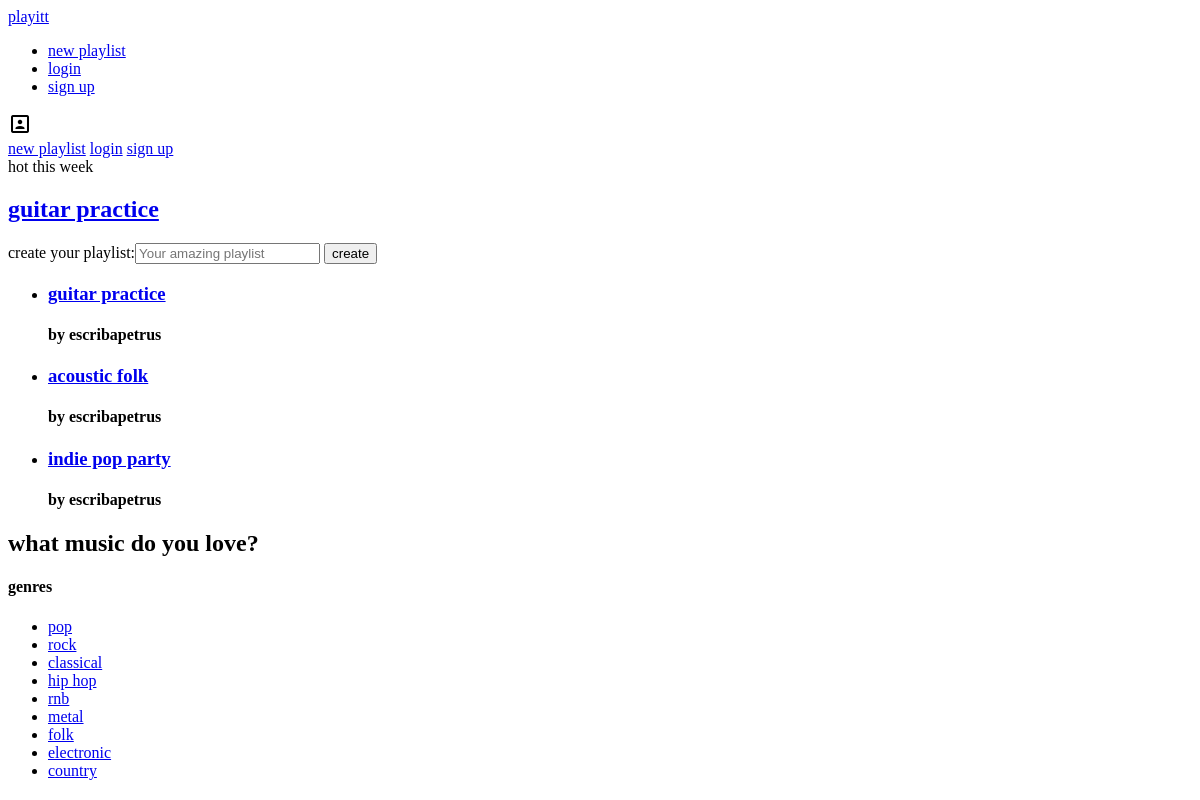
/, run on an earlier commit of the app's database.
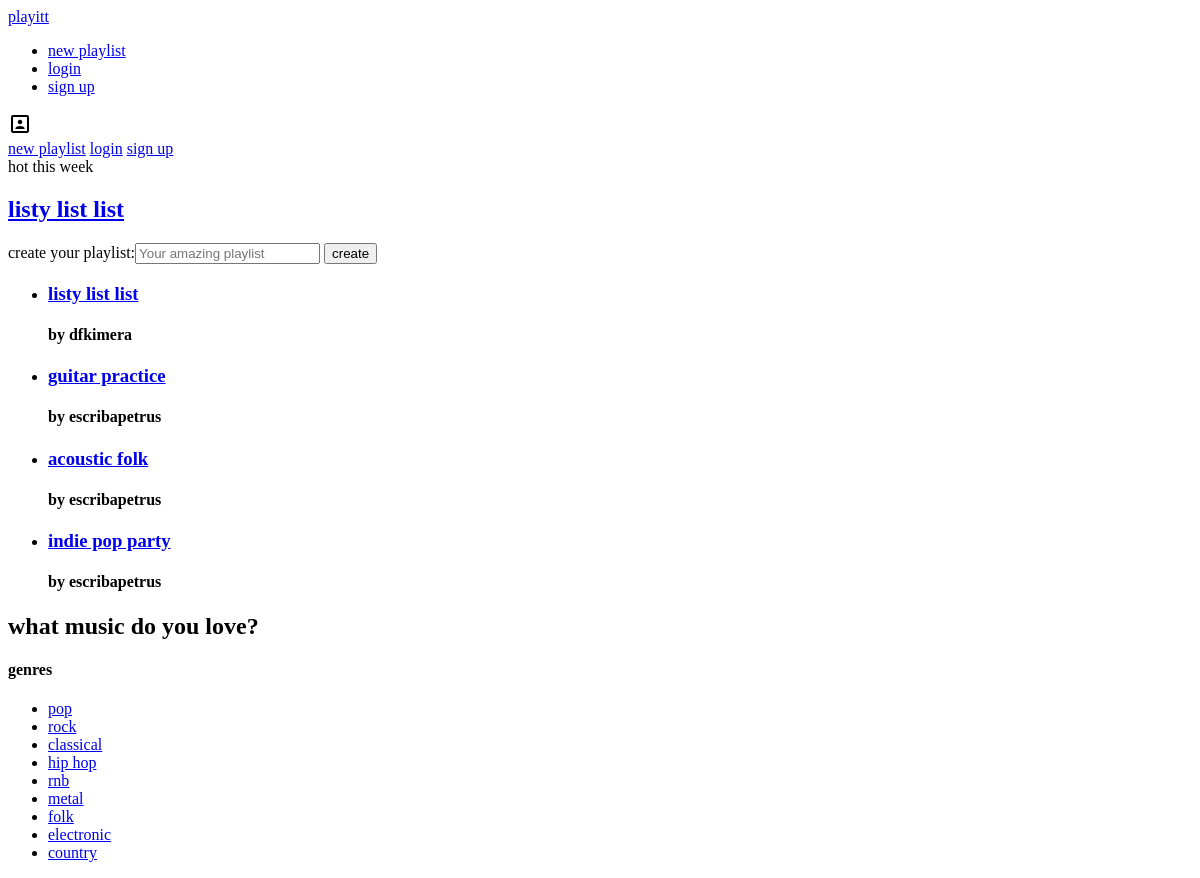
And on a later commit of the database.
### playlists/models.py (models this page shows, shortened)
class Playlist(models.Model):
    title = models.CharField(max_length=50)
    user = models.ForeignKey(User, on_delete=models.CASCADE)
    songs = models.ManyToManyField(Song)
    genres = models.ManyToManyField(Genre)
    description = models.TextField(default="")
    date_created = models.DateTimeField(default=timezone.now)
    def __str__(self):
        return self.title

class Genre(models.Model):
    name = models.CharField(max_length=50)

### playlists/views.py (the view)
# urls.py: path('',views.PlaylistIndex.as_view(), name='playlists-index'),
class PlaylistIndex(ListView):
    model = Playlist
    queryset = Playlist.objects.order_by('-date_created')
    def get_context_data(self, **kwargs):
        context = super().get_context_data(**kwargs)
        context['form'] = NewPlaylist()
        context['genres'] = Genre.objects.all()
        return context

### playlists/forms.py
class NewPlaylist(forms.Form):
    title = forms.CharField(
        label="create your playlist",
        max_length=120,  widget= forms.TextInput(
            attrs={'placeholder':'Your amazing playlist'}
        )
    )

### templates/playlists/playlist_list.html (shortened to what this page needs)
{% extends "../layout.html" %}
{% block content %}
<div class="playlists-home">
    <section class="display">
        <div class="display-jenny">
            <div class="display-jackie">
                <span>hot this week</span>
                <a href="{% url 'playlists-detail' object_list.first.pk %}"><h1> {{object_list.first}}</h1></a>
            </div>
        </div>
    </section>
    <section class="catalog">
        <div class="catalog-list">
            <div class="catalog-create">
                <form action="{% url 'playlists-create' %}" method="post">
                    {{form}}
                    <input type="submit" value="create">
                </form>
            </div>
            <ul>
                {% for p in object_list.all%}
                <li class="playlist-card">
                    <a class="playlist-link" href="{% url 'playlists-detail' p.pk %}"><h3>{{p.title}}</h3></a>
                    <h4>by {{p.user.username}}</h4>
                </li>
                {% endfor %}
            </ul>
        </div>
        <div class="catalog-sidebar">
                <div class="header">
                    <h2>what music do you love?</h2>
                </div>
                <div class="content">
                    <h4>genres</h4>
                    <ul>
                        {%for g in genres%}
                            <li><a href="{% url 'playlists-genre-list' g.name %}">{{g.name}}</a></li>
                        {%endfor%}
                    </ul>
                </div>
            </div>
        </div>
</div>
{% endblock %}

What changed in the data, as far as the page shows it:
added Playlist: first "listy list list", title "listy list list", user.username "dfkimera"
Also different on the page:
{{ object_list.first }}: "guitar practice" → "listy list list"
